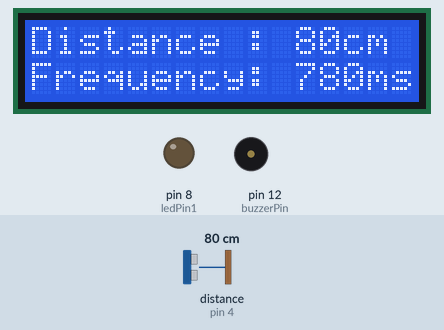
Bench run of a sketch on a simulated Arduino Uno, built with avr-gcc and run on an emulated ATmega328P. Parts: 16×2 character LCD, output pins drawn as LEDs (lit = HIGH), buzzer (waves = sounding). Wiring (inferred from the names in the program): ultrasonic range finder: trigger pin 3; echo pin 4. Dashed ring = blinking. The test bench sets the inputs (shaded band); at power-on: distance to the obstacle (sensor on pin 4) 80 cm. The echo pulse lasts 58.3 µs per cm; pins used as bus, display or sensor lines are not drawn; what the sketch prints to the serial monitor is not drawn.

Above: at 1.2 s.
1.3 s: distance to the obstacle (sensor on pin 4) set to 2 cm
At 3.0 s:
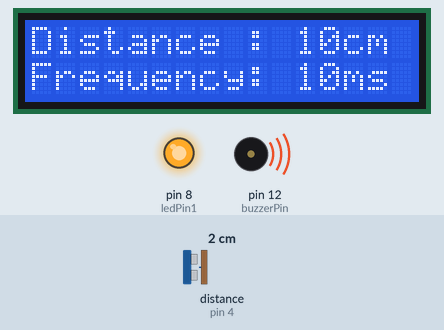
3.8 s: distance to the obstacle (sensor on pin 4) set to 9 cm
5.3 s: distance to the obstacle (sensor on pin 4) set to 12 cm
At 5.49 s:
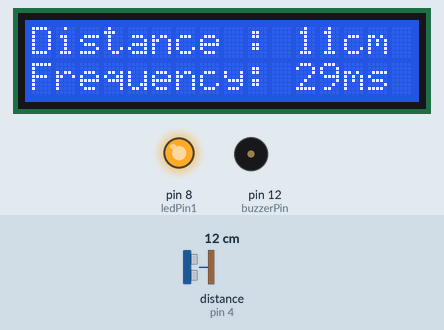
11.1 s: distance to the obstacle (sensor on pin 4) set to 18 cm
At 11.6 s:
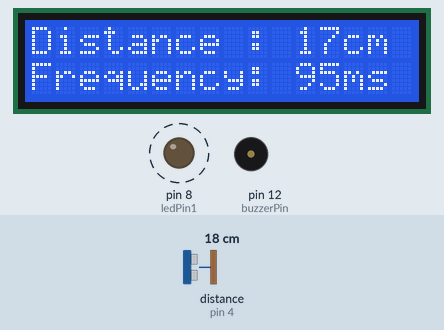
15.4 s: distance to the obstacle (sensor on pin 4) set to 4 cm
At 16.0 s:
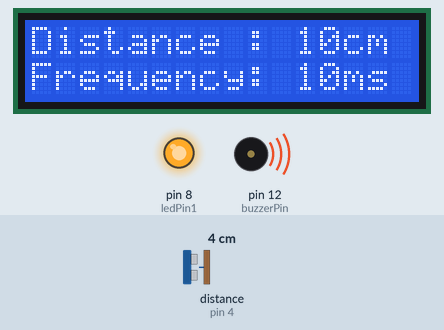
Timing chart, 0 to 17.9 s (numbered marks = the images above; inputs shaded):
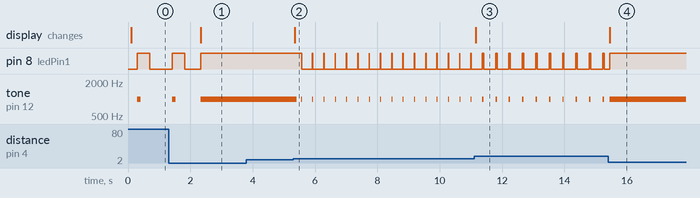

Measured:
- the behaviour switches between 10 and 11 cm on distance to the obstacle (sensor on pin 4) (found by bisection; images 1 and 2)
- after the input at 1.3 s, the display: changes after 1.0 s (image 1)
- after the input at 3.8 s, every drawn part: stays the same
- after the input at 5.3 s, pin 8 (ledPin1): alternates HIGH for 0.01 s and LOW for 0.35 s, starting after 0.27 s; tone on pin 12 (buzzerPin): 1000 Hz → silent after 0.12 s, then repeats every 0.36 s: 1000 Hz 0.01 s, silent 0.35 s; the display: changes after 0.05 s (image 2)
- after the input at 11.1 s, the display: changes after 0.06 s (image 3)
- after the input at 15.4 s, the display: changes after 0.06 s (image 4)

The sketch:

GROUP_11_2019510006_2019510068_2020510130_CODE.ino
```cpp
#include <LiquidCrystal_I2C.h>
LiquidCrystal_I2C lcd_1(0x3f,16,2);

int BUZZER_LED_FREQ_MAX = 1000;
int BUZZER_LED_FREQ_MIN = 10;

int DIST_MAX = 100;
int DIST_MIN = 10;

int CURRENT_DIST = 0;
int CURRENT_FREQ = 0;

int UPDATE_FREQ_BUZZER = 100;
int UPDATE_FREQ_LCD = 200;

int trigPin = 3;
int echoPin = 4;
int ledPin1 = 8;
int buzzerPin = 12;
bool flag = false;
double distance;

long readUltrasonicDistance(int triggerPin, int echoPin)
{
  pinMode(triggerPin, OUTPUT);  // Clear the trigger
  digitalWrite(triggerPin, LOW);
  delayMicroseconds(2);
  // Sets the trigger pin to HIGH state for 10 microseconds
  digitalWrite(triggerPin, HIGH);
  delayMicroseconds(10);
  digitalWrite(triggerPin, LOW);
  pinMode(echoPin, INPUT);
  // Reads the echo pin, and returns the sound wave travel time in microseconds
  return pulseIn(echoPin, HIGH);
}

int current_freq(double cur_dist)
{
  if(DIST_MAX - DIST_MIN == 0){
    return 500;
  }
    return ((cur_dist-DIST_MIN)/(DIST_MAX - DIST_MIN)) *
  	 (BUZZER_LED_FREQ_MAX - BUZZER_LED_FREQ_MIN) + BUZZER_LED_FREQ_MIN;

}

void setup()
{
  pinMode(trigPin, OUTPUT);
  pinMode(echoPin, INPUT);
  pinMode(ledPin1, OUTPUT);
  pinMode(buzzerPin, OUTPUT);
  Serial.begin(9600);
  lcd_1.init();
  lcd_1.backlight();
}


void lcd_print(int distance,int curr_freq){
  String freq = String(curr_freq);


  if(distance>DIST_MIN && distance<DIST_MAX){
    lcd_1.clear();
    lcd_1.setCursor(0, 0);
    lcd_1.print("Distance :");
    lcd_1.setCursor(11, 0);
    flag=true;
    lcd_1.print(distance);
  }
  else if(distance>DIST_MAX){
    if(flag)
      lcd_1.clear();
    lcd_1.setCursor(0, 0);
    lcd_1.print("Distance :");
    lcd_1.setCursor(11, 0);
    lcd_1.print(DIST_MAX);
    flag=false;
  }
  else{
    if(flag)
      lcd_1.clear();
    lcd_1.setCursor(0, 0);
    lcd_1.print("Distance :");
    lcd_1.setCursor(11, 0);
    lcd_1.print(DIST_MIN);
    flag=false;
  }
  lcd_1.print("cm");

  lcd_1.setCursor(0, 1);
  lcd_1.print("Frequency:");
  lcd_1.setCursor(11, 1);
  if(distance>DIST_MIN && distance<DIST_MAX){
    lcd_1.print(freq);
  }
  else if(distance>DIST_MAX){
    lcd_1.print(BUZZER_LED_FREQ_MAX);
  }
  else{
    lcd_1.print(BUZZER_LED_FREQ_MIN);
  }
  lcd_1.print("ms");
}

void buzzer(double distance,int curr_freq){

	if(distance <= DIST_MIN)
  {
    digitalWrite(ledPin1, HIGH);
    tone(buzzerPin, 1000, 100);
  }
  else if(distance <= DIST_MAX)
  {
    digitalWrite(ledPin1, HIGH);
    tone(buzzerPin, 1000, 100);
    delay(curr_freq/2);
    digitalWrite(ledPin1, LOW);
    noTone(buzzerPin);
    delay(curr_freq/2);
  }
  else
  {
    digitalWrite(ledPin1, LOW);
    digitalWrite(buzzerPin, LOW);
  }


  if(distance > DIST_MIN){
    delay(UPDATE_FREQ_BUZZER);

  }
}

void loop()
{
  digitalWrite(trigPin, HIGH);
  delayMicroseconds(1000);
  digitalWrite(trigPin, LOW);
  distance = 0.01723 * readUltrasonicDistance(3, 4);
  Serial.println(distance);
  int curr_freq = current_freq(distance);
  lcd_print(distance, curr_freq);
  if(distance > DIST_MIN){
      delay(UPDATE_FREQ_LCD);

  }

  buzzer(distance, curr_freq);

}
```
